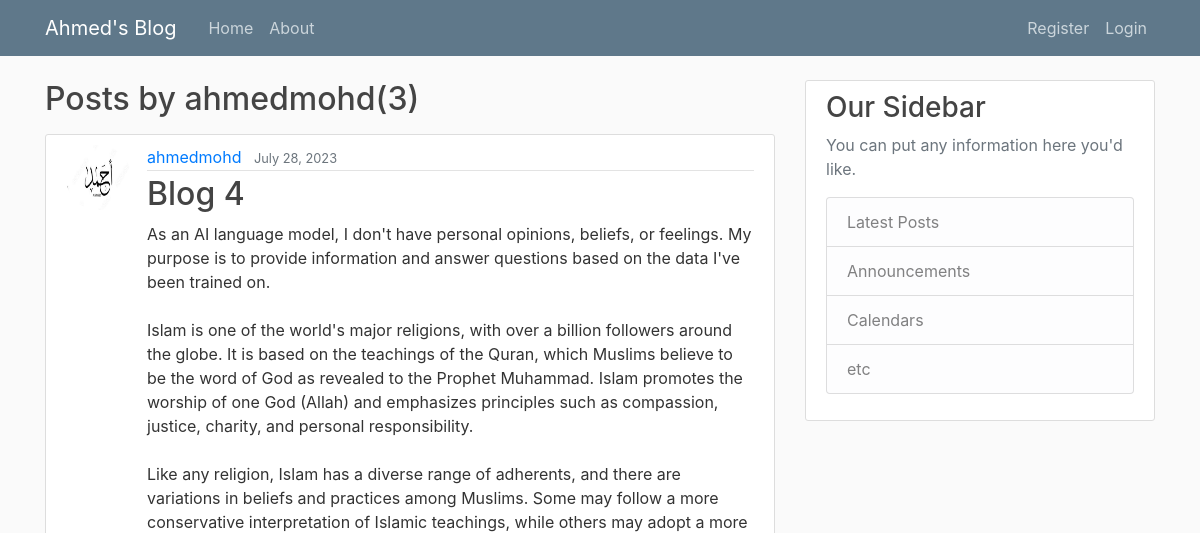
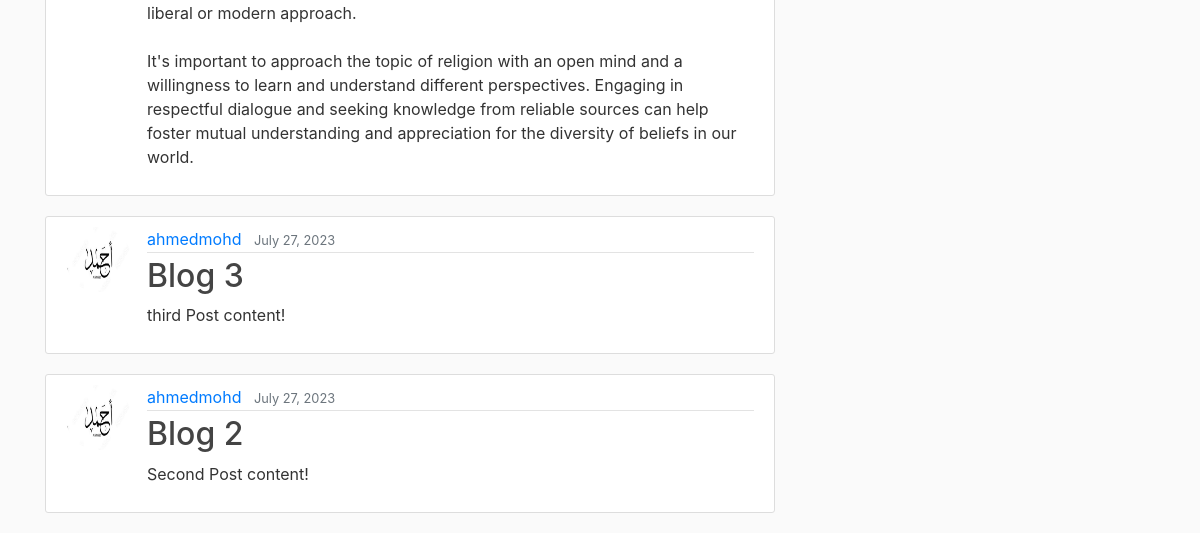
Before: /user/ahmedmohd/ with the older database file (2 pictures, top to bottom).
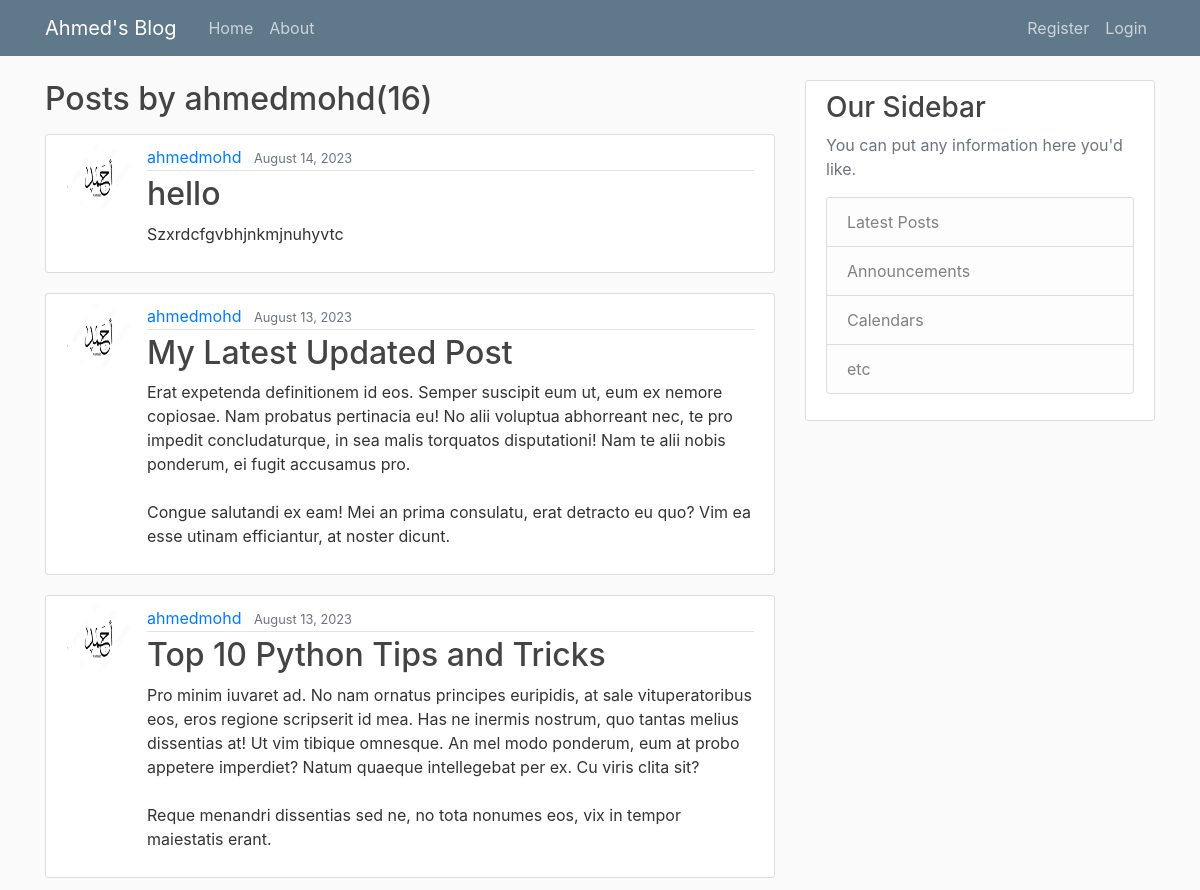
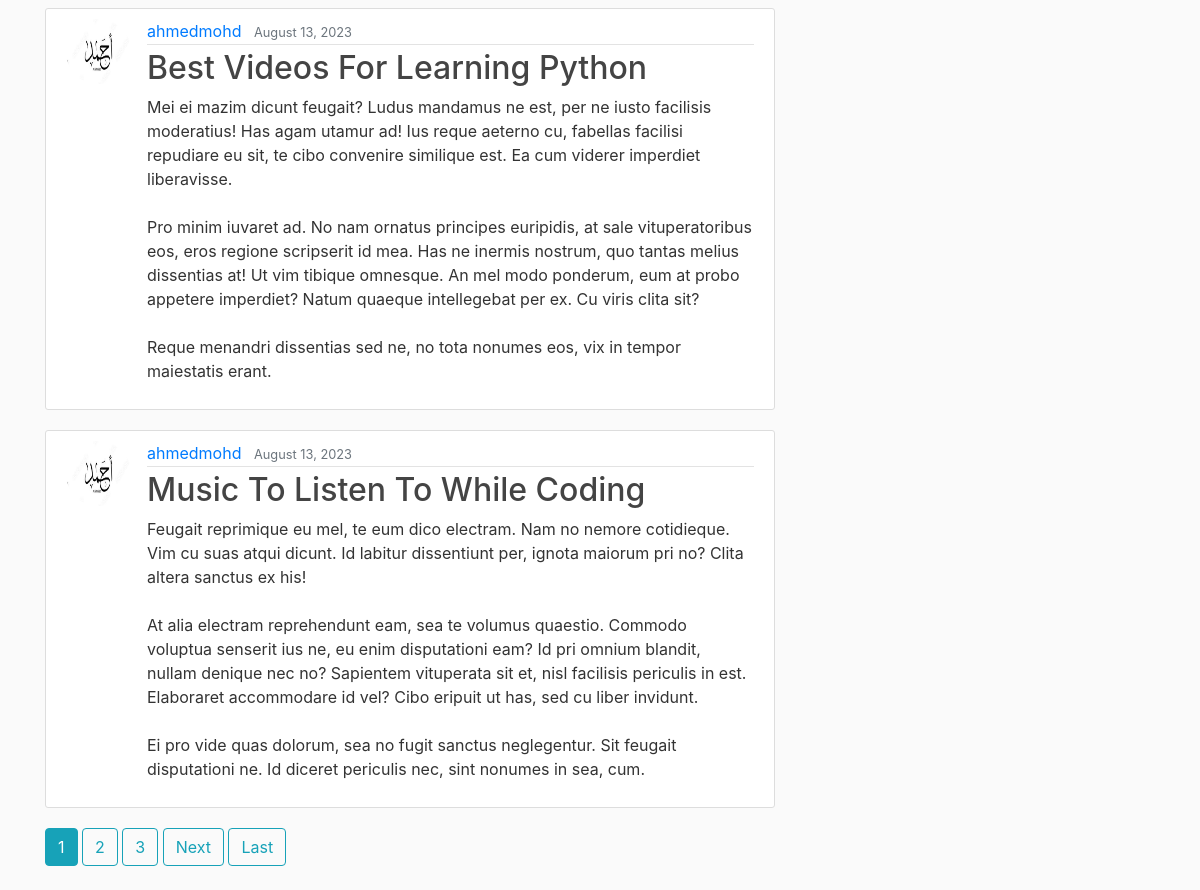
After: the same page with the newer database file (2 pictures, top to bottom).
### Blog/models.py (models this page shows, shortened)
class Post(models.Model):
    title=models.CharField(max_length=100)
    content=models.TextField()
    date_posted=models.DateTimeField(default=timezone.now)
    author=models.ForeignKey(User,on_delete=models.CASCADE)

### users/models.py (models this page shows, shortened)
class Profile(models.Model):
    users=models.OneToOneField(User,on_delete=models.CASCADE)
    image=models.ImageField(default='default.jpg',upload_to='profile_pics')

### Blog/views.py (the view)
class UserPostListView(ListView):
    model=Post
    template_name='Blog/user_posts.html' #actually it looks for <app>/<model>_<view_type>.html
    context_object_name='posts'
    paginate_by =5
    def get_queryset(self):
        user=get_object_or_404(User,username=self.kwargs.get('username'))
        return Post.objects.filter(author=user).order_by('-date_posted')

### Blog/templates/Blog/user_posts.html (shortened to what this page needs)
{% extends 'Blog/base.html' %}
{%block content%}
<h2 class='mb-3' >Posts by {{view.kwargs.username}}({{page_obj.paginator.count}})</h2>
    {%for post in posts%}
    <article class="media content-section">
      <img class='rounded-circle article-img' src='{{post.author.profile.image.url}}'>
        <div class="media-body">
          <div class="article-metadata">
            <a class="mr-2" href="{%url  'user-post' post.author.username%}">{{ post.author }}</a>
            <small class="text-muted">{{ post.date_posted |date:'F d, Y'}}</small>
          </div>
          <h2><a class="article-title" href="{%url 'post-detail' post.id%}">{{ post.title }}</a></h2>
          <p class="article-content">{{ post.content }}</p>
        </div>
    </article>
    {% endfor %}
    {%if is_paginated %}
      {%for num in page_obj.paginator.page_range %}
        {%if page_obj.number == num %}
          <a class='btn btn-info mb-4'href="?page={{num}}">{{num}}</a>
        {%elif num > page_obj.number|add:'-3' and num < page_obj.number|add:'3' %}
          <a class='btn btn-outline-info mb-4'href="?page={{num}}">{{num}}</a>
        {%endif%}
      {%endfor%}
      {%if page_obj.has_next %}
        <a class='btn btn-outline-info mb-4'href="?page={{page_obj.next_page_number}}"> Next</a>
        <a class='btn btn-outline-info mb-4'href="?{{page_obj.paginator.num_pages}}">Last</a>
      {%endif%}
    {% endif %}
{%endblock content%}

### Blog/templates/Blog/base.html (shortened to what this page needs)
{% load static %}
<head>
    <link rel="stylesheet" href="https://cdn.jsdelivr.net/npm/bootstrap@4.0.0/dist/css/bootstrap.min.css">
    <link rel='stylesheet' type='text/css' href={%static 'Blog/main.css'%}>
</head>
<body>
    <header class="site-header">
        <nav class="navbar navbar-expand-md navbar-dark bg-steel fixed-top">
          <div class="container">
            <a class="navbar-brand mr-4" href="{%url 'blog-home'%}">Ahmed's Blog</a>
            <div class="collapse navbar-collapse" id="navbarToggle">
              <div class="navbar-nav mr-auto">
                <a class="nav-item nav-link" href="{%url 'blog-home'%}">Home</a>
                <a class="nav-item nav-link" href="{%url 'blog-about'%}">About</a>
              </div>
              <div class="navbar-nav">
                {%if user.is_authenticated %}
                <a class="nav-item nav-link" href="{%url 'post-create' %}">New-Post</a>
                <a class="nav-item nav-link" href="{%url 'profile' %}">profile</a>
                <a class="nav-item nav-link" href="{%url 'logout' %}">logout</a>
                {%else%}
                <a class="nav-item nav-link" href="{%url 'register'%}">Register</a>
                <a class="nav-item nav-link" href="{%url 'login' %}">Login</a>
                {%endif%}
              </div>
            </div>
          </div>
        </nav>
      </header>
      <main role="main" class="container">
        <div class="row">
          <div class="col-md-8">
            {% block content %}{% endblock %}
          </div>
          <div class="col-md-4">
            <div class="content-section">
              <h3>Our Sidebar</h3>
              <p class='text-muted'>You can put any information here you'd like.
                <ul class="list-group">
                  <li class="list-group-item list-group-item-light">Latest Posts</li>
                  <li class="list-group-item list-group-item-light">Announcements</li>
                  <li class="list-group-item list-group-item-light">Calendars</li>
                  <li class="list-group-item list-group-item-light">etc</li>
                </ul>
              </p>
            </div>
          </div>
        </div>
      </main>
</body>

### Blog/static/Blog/main.css (style rules this page uses)
body { background: #fafafa; color: #333333; margin-top: 5rem; }
h1, h2, h3, h4, h5, h6 { color: #444444; }
ul { margin: 0; }
.bg-steel { background-color: #5f788a; }
.site-header .navbar-nav .nav-link { color: #cbd5db; }
.content-section { background: #ffffff; padding: 10px 20px; border: 1px solid #dddddd; border-radius: 3px; margin-bottom: 20px; }
.article-title { color: #444444; }
.article-content { white-space: pre-line; }
.article-img { height: 65px; width: 65px; margin-right: 16px; }
.article-metadata { padding-bottom: 1px; margin-bottom: 4px; border-bottom: 1px solid #e3e3e3 }

Changed rows visible on the page:
removed Post: author.profile.image (picture), author "ahmedmohd", date_posted "July 28, 2023", title "Blog 4", content "As an AI language model, I don't have personal opinions, beliefs, or feelings. My purpose is to provide information and answer questions based on the data I've been trained on. Islam is one of the world's major religions, with over a billion followers around the globe. It is based on the teachings of the Quran, which Muslims believe to be the word of God as revealed to the Prophet Muhammad. Islam promotes the worship of one God (Allah) and emphasizes principles such as compassion, justice, charity, and personal responsibility. Like any religion, Islam has a diverse range of adherents, and there are variations in beliefs and practices among Muslims. Some may follow a more conservative…"
removed Post: author.profile.image (picture), author "ahmedmohd", date_posted "July 27, 2023", title "Blog 3", content "third Post content!"
removed Post: author.profile.image (picture), author "ahmedmohd", date_posted "July 27, 2023", title "Blog 2", content "Second Post content!"
added Post: author.profile.image (picture), author "ahmedmohd", date_posted "August 14, 2023", title "hello", content "Szxrdcfgvbhjnkmjnuhyvtc"
added Post: author.profile.image (picture), author "ahmedmohd", date_posted "August 13, 2023", title "My Latest Updated Post", content "Erat expetenda definitionem id eos. Semper suscipit eum ut, eum ex nemore copiosae. Nam probatus pertinacia eu! No alii voluptua abhorreant nec, te pro impedit concludaturque, in sea malis torquatos disputationi! Nam te alii nobis ponderum, ei fugit accusamus pro. Congue salutandi ex eam! Mei an prima consulatu, erat detracto eu quo? Vim ea esse utinam efficiantur, at noster dicunt."
added Post: author.profile.image (picture), author "ahmedmohd", date_posted "August 13, 2023", title "Top 10 Python Tips and Tricks", content "Pro minim iuvaret ad. No nam ornatus principes euripidis, at sale vituperatoribus eos, eros regione scripserit id mea. Has ne inermis nostrum, quo tantas melius dissentias at! Ut vim tibique omnesque. An mel modo ponderum, eum at probo appetere imperdiet? Natum quaeque intellegebat per ex. Cu viris clita sit? Reque menandri dissentias sed ne, no tota nonumes eos, vix in tempor maiestatis erant."
added Post: author.profile.image (picture), author "ahmedmohd", date_posted "August 13, 2023", title "Best Videos For Learning Python", content "Mei ei mazim dicunt feugait? Ludus mandamus ne est, per ne iusto facilisis moderatius! Has agam utamur ad! Ius reque aeterno cu, fabellas facilisi repudiare eu sit, te cibo convenire similique est. Ea cum viderer imperdiet liberavisse. Pro minim iuvaret ad. No nam ornatus principes euripidis, at sale vituperatoribus eos, eros regione scripserit id mea. Has ne inermis nostrum, quo tantas melius dissentias at! Ut vim tibique omnesque. An mel modo ponderum, eum at probo appetere imperdiet? Natum quaeque intellegebat per ex. Cu viris clita sit? Reque menandri dissentias sed ne, no tota nonumes eos, vix in tempor maiestatis erant."
added Post: author.profile.image (picture), author "ahmedmohd", date_posted "August 13, 2023", title "Music To Listen To While Coding", content "Feugait reprimique eu mel, te eum dico electram. Nam no nemore cotidieque. Vim cu suas atqui dicunt. Id labitur dissentiunt per, ignota maiorum pri no? Clita altera sanctus ex his! At alia electram reprehendunt eam, sea te volumus quaestio. Commodo voluptua senserit ius ne, eu enim disputationi eam? Id pri omnium blandit, nullam denique nec no? Sapientem vituperata sit et, nisl facilisis periculis in est. Elaboraret accommodare id vel? Cibo eripuit ut has, sed cu liber invidunt. Ei pro vide quas dolorum, sea no fugit sanctus neglegentur. Sit feugait disputationi ne. Id diceret periculis nec, sint nonumes in sea, cum."
Other visible differences:
{{ page_obj.paginator.count }}: "3" → "16"
new list line: "1"
new list line: "2"
new list line: "3"
text now shown: "Next Last"
